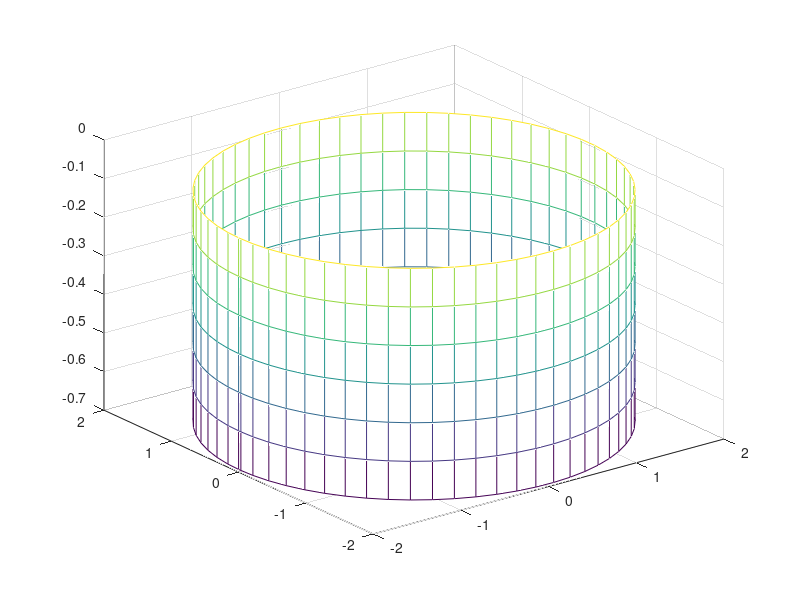

The MATLAB source for this figure: (Note: this script raises an error after producing the figure.)
function [] = task6 ()
t = -log(2):0.1:0;
z = 2 + t*0;
alpha = -pi:0.1:pi+0.1;
x = (cos(alpha)')*z;
y = (sin(alpha)')*z;
t = kron(ones(length(alpha), 1), t);
 
mesh(x,y,t)
q1 = pi*quad(@myf, -log(2),0);
 
hold on
 
t = -log(2):0.1:0;
z = exp(-t);
alpha = -pi:0.1:pi+0.1;
x = (cos(alpha)')*z;
y = (sin(alpha)')*z;
t = kron(ones(length(alpha), 1), t);
 
mesh(x,y,t)
q2 = pi*quad(@myf2, -log(2),0);
disp(q1-q2)

t = 0:0.1:2;
z = 0 + t*0;
alpha = -pi:0.1:pi+0.1;
x = (cos(alpha)')*z;
y = (sin(alpha)')*z;
t = kron(ones(length(alpha), 1), t);
 
mesh(x,y,t)
end
 

function[x]=myf();
x = (2).^2;
end
 
function[y] = myf2(x)
y = (exp(-x)).^2;
end
